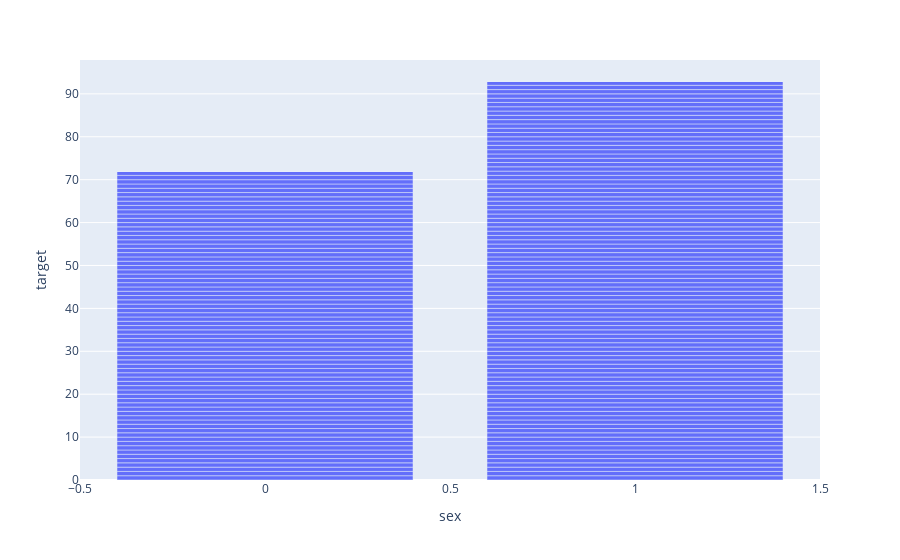

Notebook cell for this chart:
### Code cell
px.bar(heart_disease,heart_disease['sex'],heart_disease['target'])

### Figure 1 — Plotly figure (JSON) as saved in the notebook; plotly's stock layout.template omitted (floating-point values rounded to 4 significant figures; data arrays with more than 128 entries replaced by an {"elided": "..."} marker saying what was removed)
{"data": [{"alignmentgroup": "True", "hovertemplate": "sex=%{x}<br>target=%{y}<extra></extra>", "legendgroup": "", "marker": {"color": "#636efa"}, "name": "", "offsetgroup": "", "orientation": "v", "showlegend": false, "textposition": "auto", "type": "bar", "x": {"elided": "303 int values"}, "xaxis": "x", "y": {"elided": "303 int values"}, "yaxis": "y"}], "layout": {"barmode": "relative", "legend": {"tracegroupgap": 0}, "margin": {"t": 60}, "xaxis": {"anchor": "y", "domain": [0, 1], "title": {"text": "sex"}}, "yaxis": {"anchor": "x", "domain": [0, 1], "title": {"text": "target"}}}}
